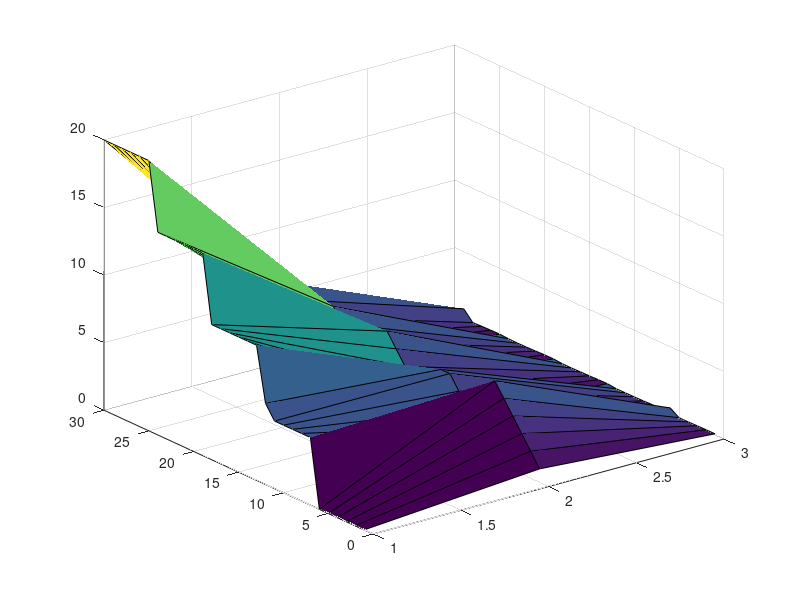

This figure's MATLAB source:
%x, y, z (height measured)
clc
clear all

L1 = [0, 1, 0.079; 0, 2, 0.077; 0, 3, 0.068; 0, 4, 0.05; 0, 5, 0.05; 0, 6, 0.47;];
   
L2 = [5, 1, 0.09; 5, 2, 0.105; 5, 3, 0.08; 5, 4, 0.069; 5, 5, 0.06; 6, 5, 0.06;];

L3 = [10, 1, 0.128; 10, 2, 0.119; 10, 3, 0.092; 10, 4, 0.086; 10, 5, 0.068; 10, 6, 0.07;];

L4 = [15, 1, 0.128; 15, 2, 0.127; 15, 3, 0.099; 15, 4, 0.08; 15, 5, 0.07; 15, 6, 0.085;];

L5 = [20, 1, 0.129; 20, 2, 0.12; 20, 3, 0.097; 20, 4, 0.07; 20, 5, 0.78; 20, 6, 0.098;];

test = cat(1, L1, L2, L3, L4, L5)

surf(test)
